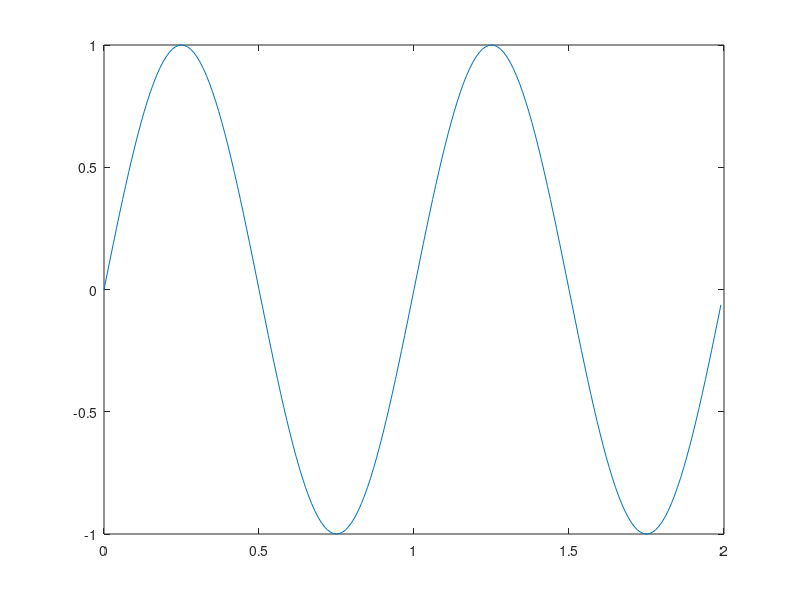

Write the MATLAB code that produced this figure. (Note: this script raises an error after producing the figure.)
%% Alinea a)
Ta = 0.01;
T = 1;
np = 2;
N = round(np*T/Ta);
t = (0:N-1)*Ta;

x = sin(2*pi*t);

figure("Name","Grafico Base")
plot(t,x);

[X,f] = Espetro(x,Ta);

figure("Name","Grafico Espetral")
stem(f,abs(X));

figure("Name","Grafico Reconstruido")
[newX, newTa] = Reconstroi(X, f);
newt = (0:N-1)*newTa;
plot(newt,newX);

%% Alinea b)
Ta = 0.01;
T = 1;
np = 50;
N = T*np/Ta;
t = (0:N-1)*Ta;

x = sin(10*pi*t) + cos(12*pi*t) + cos(14*pi*t - pi/4);

[X,f] = Espetro(x,Ta);

figure(2)
stem(f,abs(X));



